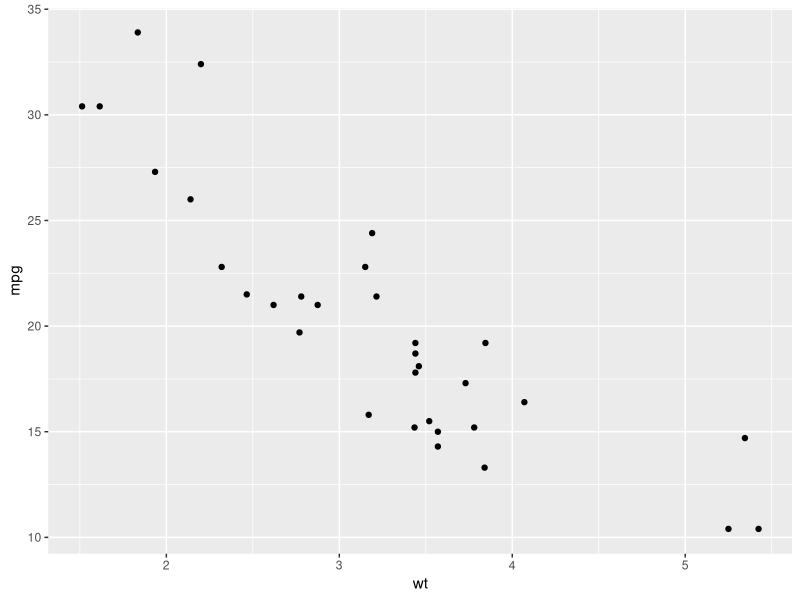
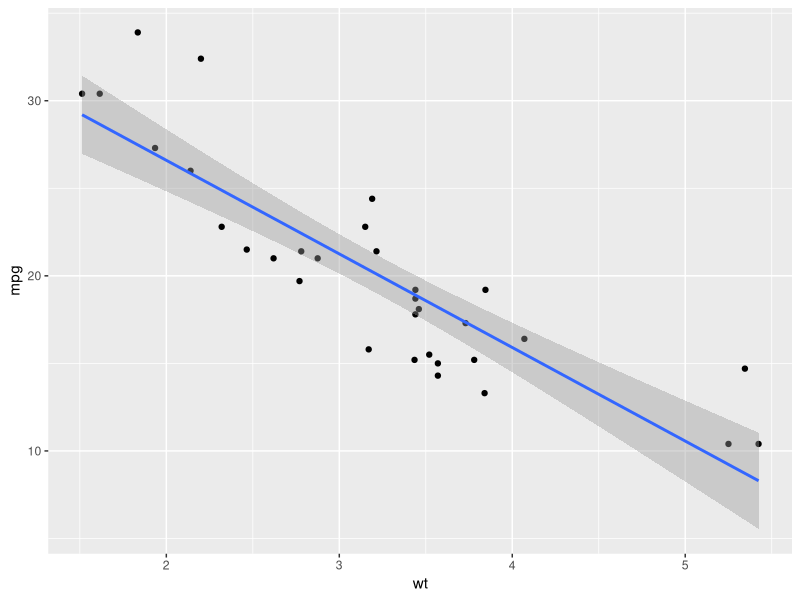
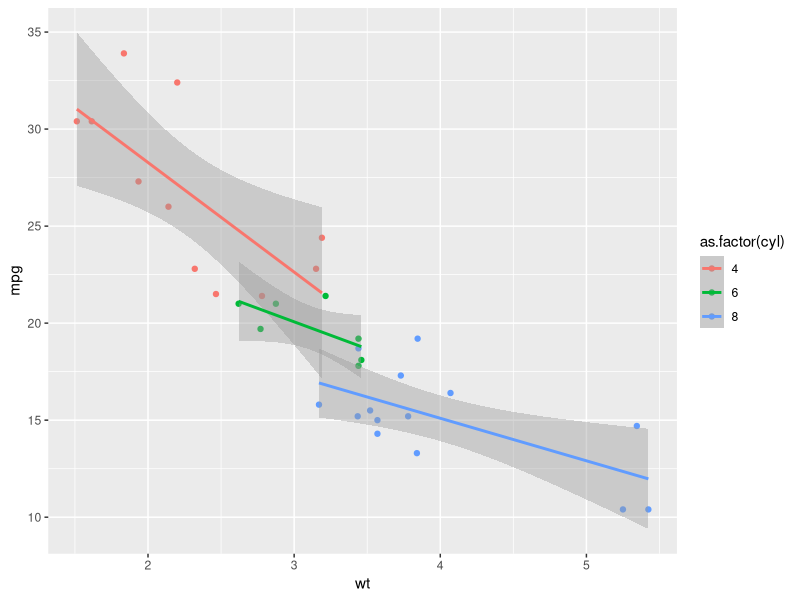

R code for these plots, in order:
### DST 234, Day 15
# Working with linear regression

# install.packages("broom")  # <-- If you don't have this package installed already

# Load up our usual libraries + broom
library(tidyverse)
library(broom)


# Construct a scatterplot of wt and mpg from the dataset
mtcars %>%
  ggplot(aes(x = wt, y = mpg)) +
  geom_point()

# Add in the smoothing equation:
mtcars %>%
  ggplot(aes(x = wt, y = mpg)) +
  geom_point() +
  geom_smooth(method = "lm")

# Do do linear regression we use the function lm:
lmfit <- lm(mpg ~ wt, data = mtcars)

lmfit

summary(lmfit)



# To get some the results easier, we can use the broom package! (make sure it is loaded)
# tidy, augment, and glance are all part of broom

# tidy gives you the coefficients
tidy(lmfit)


# augment gives you the fitted values and residuals
augment(lmfit)


# glance gives you the summary statistics
glance(lmfit)


# YOUR TURN: For the mpg data frame, create a plot with the variable wt on the x axis, mpg on the y axis, with the variable cyl distinguishing the different colors.

#Hint: to make a quantitative variable categorical, use as.factor(VARIABLE)
# mpg## ENTER IN CODE HERE:
mtcars %>%
  ggplot(aes(x = wt, y= mpg, color = as.factor(cyl))) +
  geom_point() + geom_smooth(method = "lm")


# When you are done, then add a geom smooth


# Next task: how do we obtain the linear regression stats for each group? We do this by creating a nested data frame:

# STEP 1: Group the data together and nest
df1 <- mtcars %>%
  group_by(cyl) %>%
  nest()  # puts each of the groups in a bucket


# Explore:
df1$cyl

df1$data

df1$data[[1]]


# STEP 2: Compute a linear regression for each of the different groups:
df2 <- df1 %>%
  mutate(lmfit = map(.x=data,
                     .f=~lm(mpg~wt, data = .x)
                     )
         )

# STEP 3: Apply another map function this again to tidy up the coefficients:
df3 <- df2 %>%
  mutate(tidy_vals = map(.x=lmfit,.f=tidy)
         )

# STEP 4: Unpack the list column
fitted_coefficients <- df3 %>%
  select(tidy_vals) %>%  # Select the columns we want
  unnest(cols = c(tidy_vals))  # Unnest as a tidy data frame

